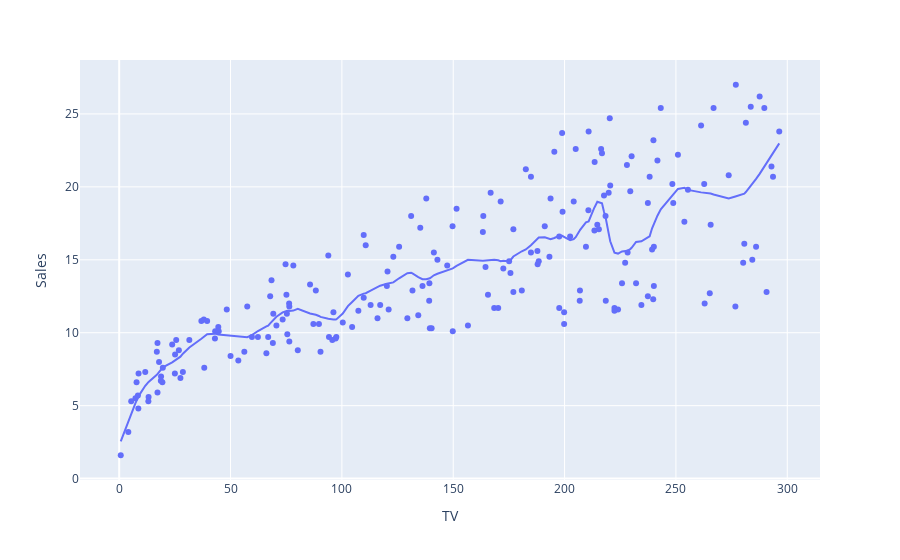

Source (notebook cell):
### Markdown cell above
#4
1) Some real life applications for classification can be predicting whether by dog breed, if it will have a certain health condition. Say the dog breed is a golden retriever at a certain age, weight and exercise level, what is likely hood of future hip displacia. This problem would be inference because you would most likely get a probability.

### Code cell
import plotly.express as px
import pandas as pd

# Read the Advertising dataset
df = pd.read_csv('C:/Users/Peyton Molino/Dropbox/For the alliance\'s shared workspace/Data processing/Introduction_to_Statistical_learning/datasets/Advertising.csv')

# Plot the data with 
fig = px.scatter(df, x='TV', y='Sales', trendline='lowess', trendline_options=dict(frac=0.09))
fig.show()

### Figure 1 — Plotly figure (JSON) as saved in the notebook; plotly's stock layout.template omitted (floating-point values rounded to 4 significant figures; data arrays with more than 128 entries replaced by an {"elided": "..."} marker saying what was removed)
{"data": [{"hovertemplate": "TV=%{x}<br>Sales=%{y}<extra></extra>", "legendgroup": "", "marker": {"color": "#636efa", "symbol": "circle"}, "mode": "markers", "name": "", "orientation": "v", "showlegend": false, "type": "scatter", "x": {"elided": "200 float values"}, "xaxis": "x", "y": {"elided": "200 float values"}, "yaxis": "y"}, {"hovertemplate": "<b>LOWESS trendline</b><br><br>TV=%{x}<br>Sales=%{y} <b>(trend)</b><extra></extra>", "legendgroup": "", "marker": {"color": "#636efa", "symbol": "circle"}, "mode": "lines", "name": "", "showlegend": false, "type": "scatter", "x": {"elided": "200 float values"}, "xaxis": "x", "y": {"elided": "200 float values"}, "yaxis": "y"}], "layout": {"legend": {"tracegroupgap": 0}, "margin": {"t": 60}, "xaxis": {"anchor": "y", "domain": [0, 1], "title": {"text": "TV"}}, "yaxis": {"anchor": "x", "domain": [0, 1], "title": {"text": "Sales"}}}}
